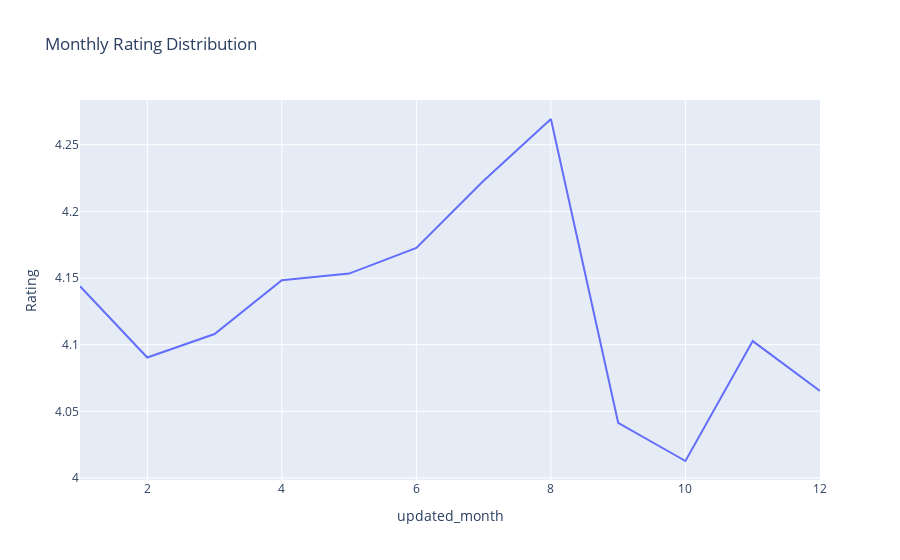

The notebook cell this image was saved under:
### Code cell
px.line(result, x="updated_month", y="Rating", title="Monthly Rating Distribution")

### Figure 1 — Plotly figure (JSON) as saved in the notebook; plotly's stock layout.template omitted (floating-point values rounded to 4 significant figures)
{"data": [{"hovertemplate": "updated_month=%{x}<br>Rating=%{y}<extra></extra>", "legendgroup": "", "line": {"color": "#636efa", "dash": "solid"}, "marker": {"symbol": "circle"}, "mode": "lines", "name": "", "orientation": "v", "showlegend": false, "x": [1, 2, 3, 4, 5, 6, 7, 8, 9, 10, 11, 12], "xaxis": "x", "y": [4.144, 4.09, 4.108, 4.148, 4.153, 4.173, 4.223, 4.269, 4.041, 4.013, 4.103, 4.065], "yaxis": "y", "type": "scatter"}], "layout": {"xaxis": {"anchor": "y", "domain": [0.0, 1.0], "title": {"text": "updated_month"}}, "yaxis": {"anchor": "x", "domain": [0.0, 1.0], "title": {"text": "Rating"}}, "legend": {"tracegroupgap": 0}, "title": {"text": "Monthly Rating Distribution"}}}
